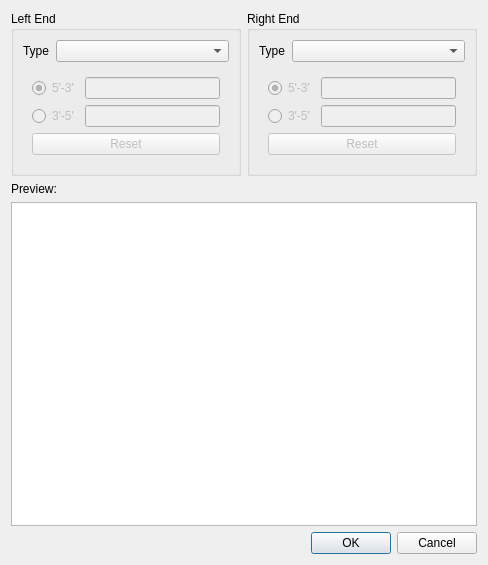
<?xml version="1.0" encoding="UTF-8"?>
<ui version="4.0">
 <class>EditFragmentDialog</class>
 <widget class="QDialog" name="EditFragmentDialog">
  <property name="geometry">
   <rect>
    <x>0</x>
    <y>0</y>
    <width>488</width>
    <height>565</height>
   </rect>
  </property>
  <property name="minimumSize">
   <size>
    <width>400</width>
    <height>400</height>
   </size>
  </property>
  <property name="windowTitle">
   <string>Edit Molecule Fragment</string>
  </property>
  <layout class="QVBoxLayout" name="verticalLayout_5">
   <item>
    <layout class="QHBoxLayout" name="horizontalLayout">
     <item>
      <widget class="QGroupBox" name="groupBox">
       <property name="title">
        <string>Left End</string>
       </property>
       <layout class="QVBoxLayout" name="verticalLayout_4">
        <item>
         <layout class="QFormLayout" name="formLayout_3">
          <item row="0" column="0">
           <widget class="QLabel" name="label_2">
            <property name="text">
             <string>Type</string>
            </property>
           </widget>
          </item>
          <item row="0" column="1">
           <widget class="QComboBox" name="cbLeftEndType"/>
          </item>
         </layout>
        </item>
        <item>
         <widget class="QWidget" name="lStickyWidget" native="true">
          <property name="enabled">
           <bool>false</bool>
          </property>
          <layout class="QVBoxLayout" name="verticalLayout_2">
           <item>
            <layout class="QGridLayout" name="gridLayout">
             <item row="0" column="0">
              <widget class="QRadioButton" name="lDirectRadioButton">
               <property name="text">
                <string>5'-3'</string>
               </property>
               <property name="checked">
                <bool>true</bool>
               </property>
              </widget>
             </item>
             <item row="0" column="1">
              <widget class="QLineEdit" name="lDirectOverhangEdit">
               <property name="maxLength">
                <number>15</number>
               </property>
              </widget>
             </item>
             <item row="1" column="0">
              <widget class="QRadioButton" name="lComplRadioButton">
               <property name="text">
                <string>3'-5'</string>
               </property>
              </widget>
             </item>
             <item row="1" column="1">
              <widget class="QLineEdit" name="lComplOverhangEdit">
               <property name="enabled">
                <bool>false</bool>
               </property>
               <property name="maxLength">
                <number>15</number>
               </property>
              </widget>
             </item>
            </layout>
           </item>
           <item>
            <widget class="QPushButton" name="lResetButton">
             <property name="text">
              <string>Reset</string>
             </property>
            </widget>
           </item>
          </layout>
         </widget>
        </item>
       </layout>
      </widget>
     </item>
     <item>
      <widget class="QGroupBox" name="groupBox_3">
       <property name="title">
        <string>Right End</string>
       </property>
       <layout class="QVBoxLayout" name="verticalLayout_3">
        <item>
         <layout class="QFormLayout" name="formLayout">
          <item row="0" column="0">
           <widget class="QLabel" name="label_3">
            <property name="text">
             <string>Type</string>
            </property>
           </widget>
          </item>
          <item row="0" column="1">
           <widget class="QComboBox" name="cbRightEndType"/>
          </item>
         </layout>
        </item>
        <item>
         <widget class="QWidget" name="rStickyWidget" native="true">
          <property name="enabled">
           <bool>false</bool>
          </property>
          <layout class="QVBoxLayout" name="verticalLayout">
           <item>
            <layout class="QGridLayout" name="gridLayout_2">
             <item row="0" column="0">
              <widget class="QRadioButton" name="rDirectRadioButton">
               <property name="text">
                <string>5'-3'</string>
               </property>
               <property name="checked">
                <bool>true</bool>
               </property>
              </widget>
             </item>
             <item row="0" column="1">
              <widget class="QLineEdit" name="rDirectOverhangEdit">
               <property name="maxLength">
                <number>15</number>
               </property>
              </widget>
             </item>
             <item row="1" column="0">
              <widget class="QRadioButton" name="rComplRadioButton">
               <property name="text">
                <string>3'-5'</string>
               </property>
               <property name="checked">
                <bool>false</bool>
               </property>
              </widget>
             </item>
             <item row="1" column="1">
              <widget class="QLineEdit" name="rComplOverhangEdit">
               <property name="maxLength">
                <number>15</number>
               </property>
              </widget>
             </item>
            </layout>
           </item>
           <item>
            <widget class="QPushButton" name="rResetButton">
             <property name="text">
              <string>Reset</string>
             </property>
            </widget>
           </item>
          </layout>
         </widget>
        </item>
       </layout>
      </widget>
     </item>
    </layout>
   </item>
   <item>
    <widget class="QLabel" name="label">
     <property name="text">
      <string>Preview:</string>
     </property>
    </widget>
   </item>
   <item>
    <widget class="QTextEdit" name="previewEdit">
     <property name="font">
      <font>
       <family>Courier</family>
       <pointsize>10</pointsize>
      </font>
     </property>
     <property name="lineWrapMode">
      <enum>QTextEdit::NoWrap</enum>
     </property>
     <property name="readOnly">
      <bool>true</bool>
     </property>
     <property name="textInteractionFlags">
      <set>Qt::NoTextInteraction</set>
     </property>
    </widget>
   </item>
   <item>
    <layout class="QHBoxLayout" name="horizontalLayout_4">
     <item>
      <spacer name="horizontalSpacer">
       <property name="orientation">
        <enum>Qt::Horizontal</enum>
       </property>
       <property name="sizeHint" stdset="0">
        <size>
         <width>40</width>
         <height>20</height>
        </size>
       </property>
      </spacer>
     </item>
     <item>
      <widget class="QDialogButtonBox" name="buttonBox">
       <property name="orientation">
        <enum>Qt::Horizontal</enum>
       </property>
       <property name="standardButtons">
        <set>QDialogButtonBox::Cancel|QDialogButtonBox::Ok</set>
       </property>
      </widget>
     </item>
    </layout>
   </item>
  </layout>
 </widget>
 <resources/>
 <connections>
  <connection>
   <sender>buttonBox</sender>
   <signal>accepted()</signal>
   <receiver>EditFragmentDialog</receiver>
   <slot>accept()</slot>
   <hints>
    <hint type="sourcelabel">
     <x>248</x>
     <y>254</y>
    </hint>
    <hint type="destinationlabel">
     <x>157</x>
     <y>274</y>
    </hint>
   </hints>
  </connection>
  <connection>
   <sender>buttonBox</sender>
   <signal>rejected()</signal>
   <receiver>EditFragmentDialog</receiver>
   <slot>reject()</slot>
   <hints>
    <hint type="sourcelabel">
     <x>316</x>
     <y>260</y>
    </hint>
    <hint type="destinationlabel">
     <x>286</x>
     <y>274</y>
    </hint>
   </hints>
  </connection>
  <connection>
   <sender>lDirectRadioButton</sender>
   <signal>clicked(bool)</signal>
   <receiver>lComplOverhangEdit</receiver>
   <slot>setDisabled(bool)</slot>
   <hints>
    <hint type="sourcelabel">
     <x>53</x>
     <y>103</y>
    </hint>
    <hint type="destinationlabel">
     <x>151</x>
     <y>131</y>
    </hint>
   </hints>
  </connection>
  <connection>
   <sender>lComplRadioButton</sender>
   <signal>clicked(bool)</signal>
   <receiver>lDirectOverhangEdit</receiver>
   <slot>setDisabled(bool)</slot>
   <hints>
    <hint type="sourcelabel">
     <x>53</x>
     <y>131</y>
    </hint>
    <hint type="destinationlabel">
     <x>151</x>
     <y>103</y>
    </hint>
   </hints>
  </connection>
  <connection>
   <sender>lComplRadioButton</sender>
   <signal>clicked(bool)</signal>
   <receiver>lComplOverhangEdit</receiver>
   <slot>setEnabled(bool)</slot>
   <hints>
    <hint type="sourcelabel">
     <x>53</x>
     <y>131</y>
    </hint>
    <hint type="destinationlabel">
     <x>151</x>
     <y>131</y>
    </hint>
   </hints>
  </connection>
  <connection>
   <sender>lDirectRadioButton</sender>
   <signal>clicked(bool)</signal>
   <receiver>lDirectOverhangEdit</receiver>
   <slot>setEnabled(bool)</slot>
   <hints>
    <hint type="sourcelabel">
     <x>53</x>
     <y>103</y>
    </hint>
    <hint type="destinationlabel">
     <x>151</x>
     <y>103</y>
    </hint>
   </hints>
  </connection>
  <connection>
   <sender>rComplRadioButton</sender>
   <signal>clicked(bool)</signal>
   <receiver>rDirectOverhangEdit</receiver>
   <slot>setDisabled(bool)</slot>
   <hints>
    <hint type="sourcelabel">
     <x>290</x>
     <y>131</y>
    </hint>
    <hint type="destinationlabel">
     <x>388</x>
     <y>103</y>
    </hint>
   </hints>
  </connection>
  <connection>
   <sender>rDirectRadioButton</sender>
   <signal>clicked(bool)</signal>
   <receiver>rComplOverhangEdit</receiver>
   <slot>setDisabled(bool)</slot>
   <hints>
    <hint type="sourcelabel">
     <x>290</x>
     <y>103</y>
    </hint>
    <hint type="destinationlabel">
     <x>388</x>
     <y>114</y>
    </hint>
   </hints>
  </connection>
  <connection>
   <sender>rComplRadioButton</sender>
   <signal>clicked(bool)</signal>
   <receiver>rComplOverhangEdit</receiver>
   <slot>setEnabled(bool)</slot>
   <hints>
    <hint type="sourcelabel">
     <x>290</x>
     <y>131</y>
    </hint>
    <hint type="destinationlabel">
     <x>388</x>
     <y>131</y>
    </hint>
   </hints>
  </connection>
  <connection>
   <sender>rDirectRadioButton</sender>
   <signal>clicked(bool)</signal>
   <receiver>rDirectOverhangEdit</receiver>
   <slot>setEnabled(bool)</slot>
   <hints>
    <hint type="sourcelabel">
     <x>290</x>
     <y>103</y>
    </hint>
    <hint type="destinationlabel">
     <x>388</x>
     <y>86</y>
    </hint>
   </hints>
  </connection>
 </connections>
</ui>
